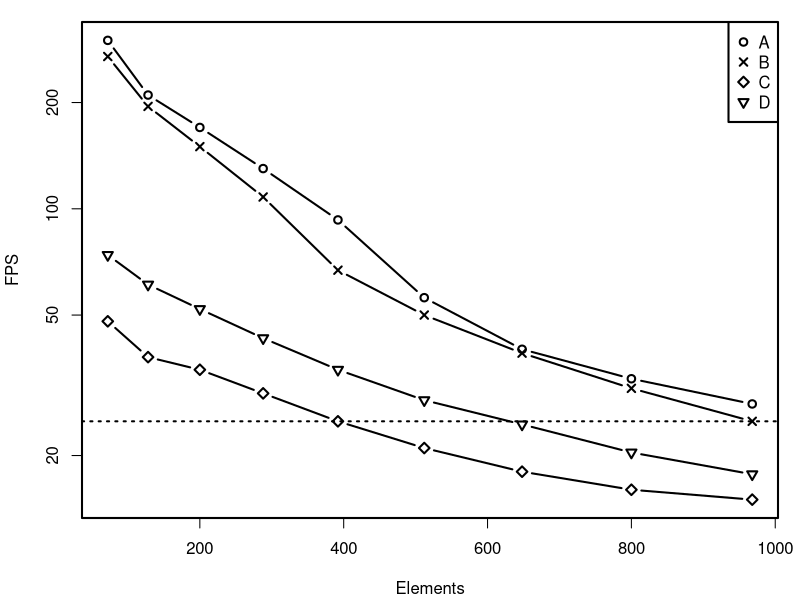

R code for this plot:
#
# Graph: Frames per seconds with and withouth frame fixing
#

fps <- read.csv("fps.csv");

pdf("fps.pdf", width=7, height=4);
p <- par(lwd=2, mar=c(4,4,1,1)+0.1);

plot(range(fps$elements), range(c(fps$fpsBase, fps$fpsPolar, fps$fpsMap1, fps$fpsMap2)),
    type="n", xlab="Elements", ylab="FPS", log="y");

lines(fps$elements, fps$fpsBase, type="b", col="black", pch=1);
lines(fps$elements, fps$fpsPolar, type="b", col="black", pch=4);
lines(fps$elements, fps$fpsMap2, type="b", col="black", pch=6);
lines(fps$elements, fps$fpsMap1, type="b", col="black", pch=5);

abline(h=25, lty="dotted");

legend("topright", c("A","B", "C", "D"), pch=c(1,4,5,6), col="black");

dev.off()
par(p);
